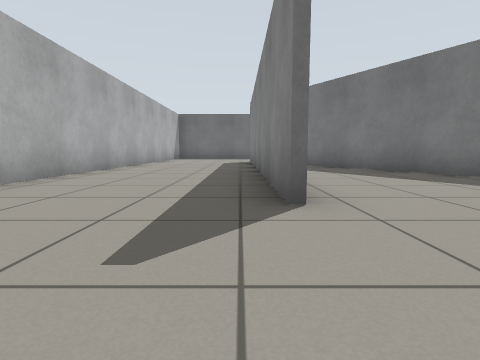
View 1 (above)

19 first-person views from a walk through a robot-simulator world made for Gazebo. The camera is 0.5 m above the floor, tilts 6° down and sees 80° across. The floor is counted in squares, 1 m on a side. Each view is taken from the middle of a square. On the plan, view 1 faces up. The plan holds only what a view shows up to about 9 squares ahead; the rest is blank. The place goes on beyond the plan.

View 2
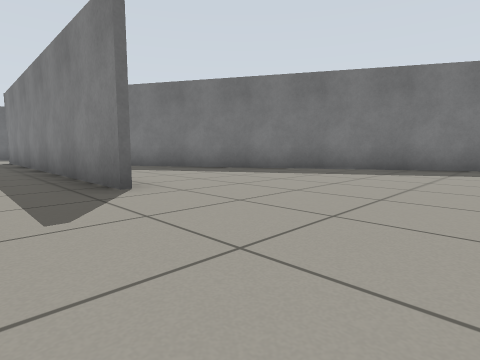

View 3
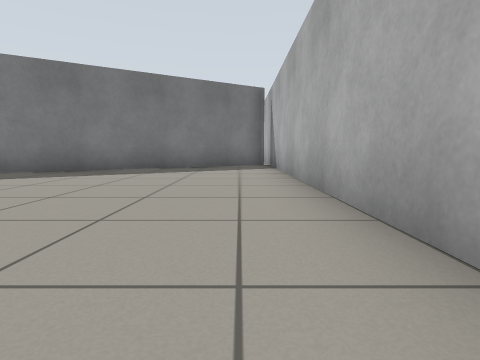

View 4
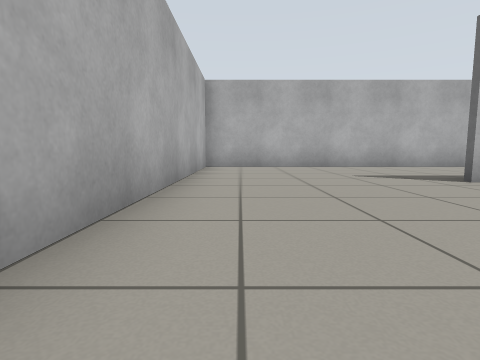

View 5
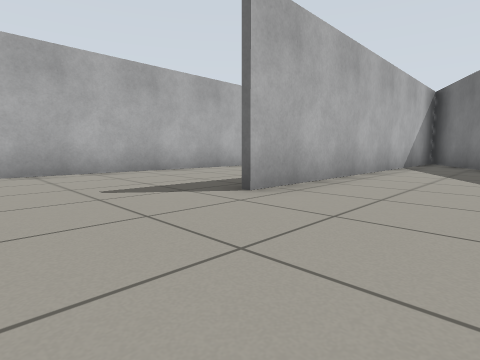

View 6
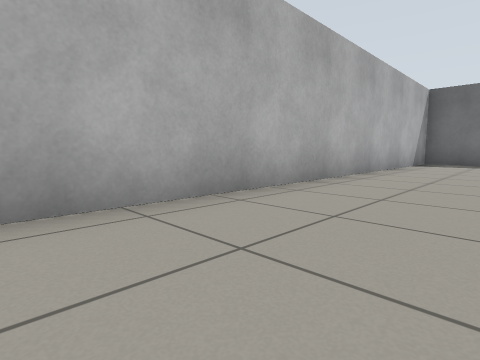

View 7
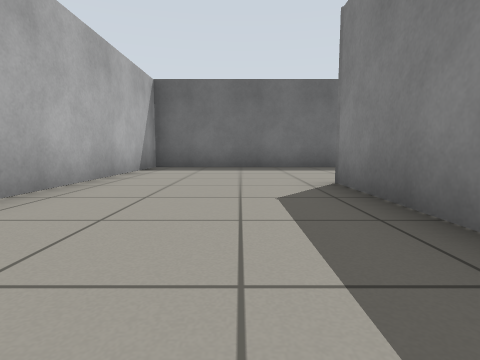

View 8
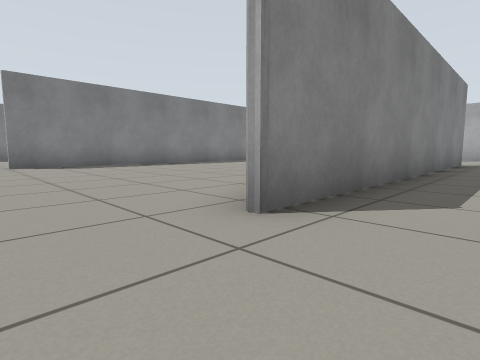

View 9
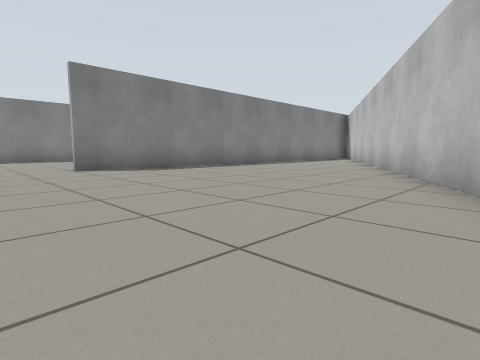

View 10
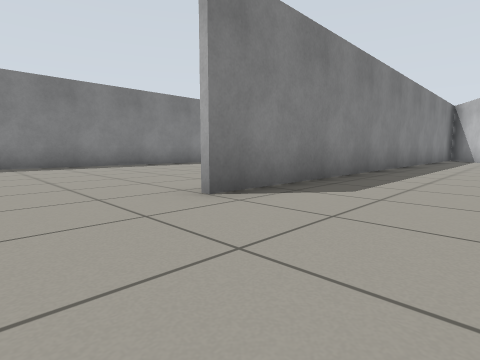

View 11
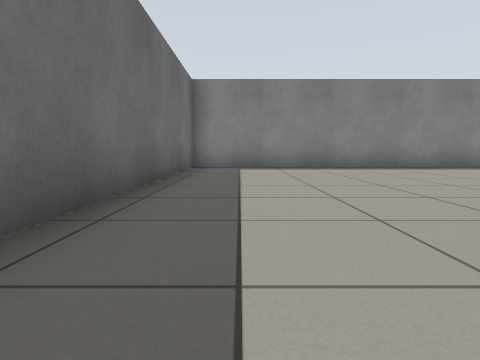

View 12
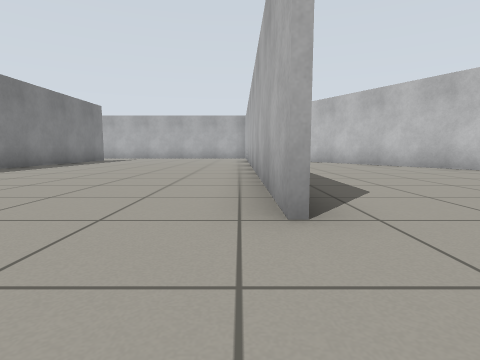

View 13
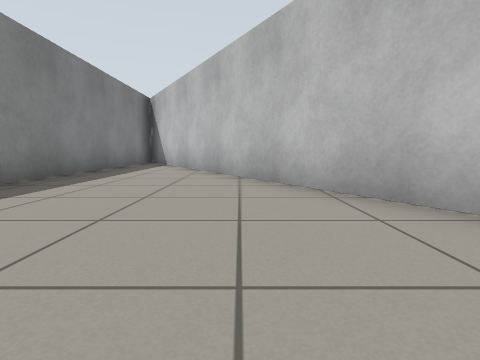

View 14
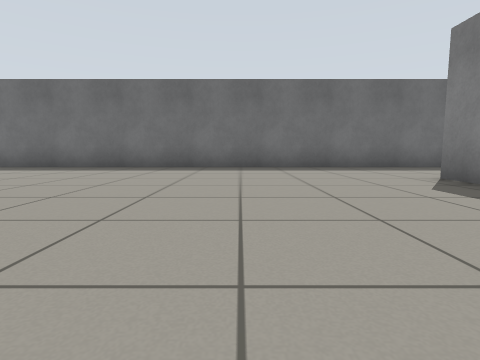

View 15
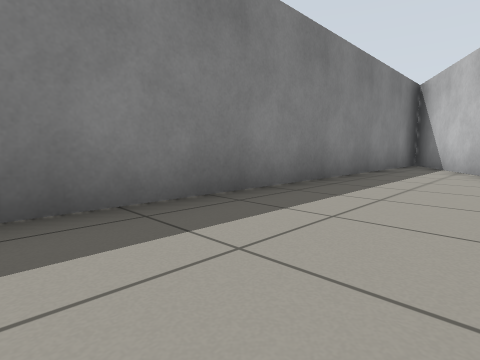

View 16
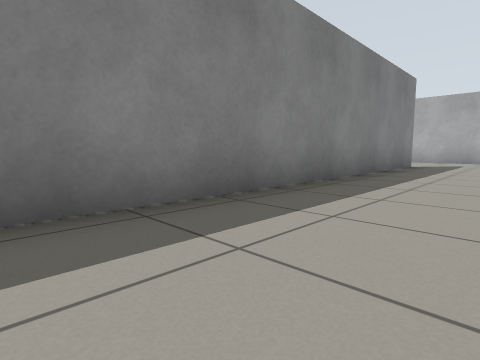

View 17
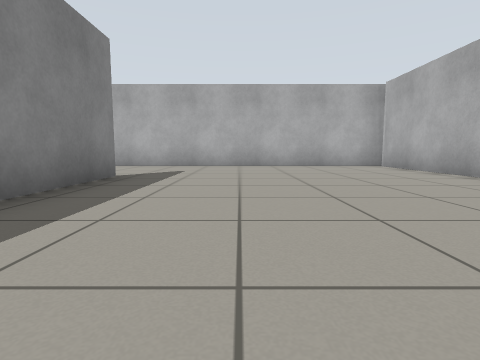

View 18
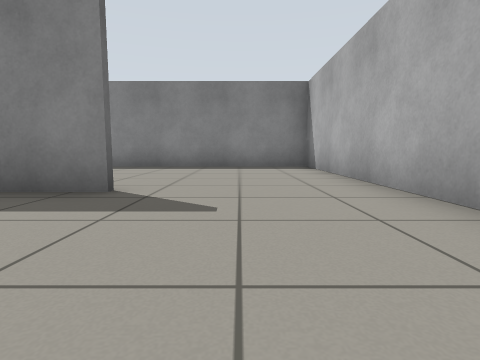

View 19
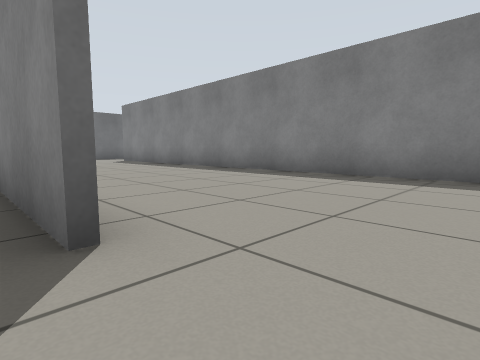

### Floor plan
Points are (right, up) in squares from view 1. A wall is a line through its corners. A room is listed if a view was taken in it or the views show most of it. See-through windows are left out.
Room 1 (views 1, 2, 3, 4, 5, 6, 7, 8, 9, 10, 11, 12, 13, 14, 15, 16, 17, 18, 19)
walls: (8.6, 1.9) (8.6, -1.8); (8.6, 13) (8.6, 5.9); (1.3, 11.1) (8.7, -1.8); (8.2, -1.2) (1.1, 11.1); (0.6, 10.6) (0.6, 2.5); (8.5, -1.5) (8.5, 13); (0.5, 2.5) (0.5, 12.4); (15.4, 1.5) (15.4, 16.4) (-3.5, 16.4) (-3.5, -2) (20.6, -2) (20.6, 7.4)

Positions as (right, up) in squares from view 1, and headings:
1: (0, 0), facing up
2: (-1, -1), facing up-right
3: (-1, -1), facing right
4: (5, -1), facing left
5: (3, 0), facing up-left
6: (-1, 5), facing up-left
7: (-1, 8), facing up
8: (-1, 14), facing down-right
9: (1, 15), facing down-right
10: (6, 15), facing down-right
11: (7, 15), facing right
12: (9, 15), facing down
13: (5, 10), facing down
14: (5, 8), facing up
15: (6, 9), facing down-right
16: (13, 11), facing down-right
17: (13, 7), facing down
18: (12, 0), facing right
19: (15, 0), facing up-right
